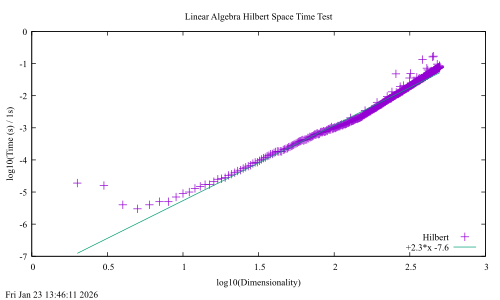

This chart was generated by the following gnuplot code:
# record the time and date the graph was generated
set timestamp

# titles and labels
set title 'Linear Algebra Hilbert Space Time Test'
set xlabel 'log10(Dimensionality)'
set ylabel 'log10(Time (s) / 1s)'

# move the legend to a free space
set key bottom right

# set the x and y axis scales (already logs)
#set xrange [0.01:2.3]
#set yrange [-12:0]

f(x) = a*x + b
fit [0.8:2.6] f(x) "eigen_test.dat" using 1:2 via a, b
fit_title = sprintf("%-+4.1f*x %-+4.1f", a, b)

#set logscale
plot "eigen_test.dat" using 1:2 title 'Hilbert',\
f(x) title fit_title

set term pdfcairo color enhanced font "Times New Roman, 10"
set out "eigen_test.pdf"
replot
set out
